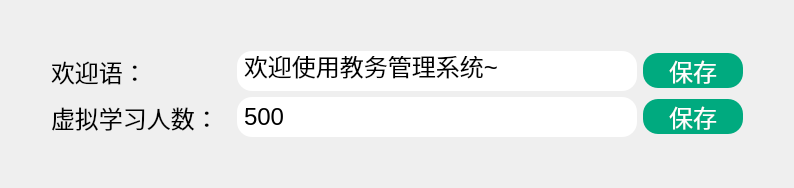
            <widget class="QWidget" name="page_9">
             <layout class="QHBoxLayout" name="horizontalLayout_49">
              <item>
               <layout class="QHBoxLayout" name="horizontalLayout_48">
                <item>
                 <spacer name="horizontalSpacer_5">
                  <property name="orientation">
                   <enum>Qt::Horizontal</enum>
                  </property>
                  <property name="sizeHint" stdset="0">
                   <size>
                    <width>40</width>
                    <height>20</height>
                   </size>
                  </property>
                 </spacer>
                </item>
                <item>
                 <layout class="QVBoxLayout" name="verticalLayout_34">
                  <item>
                   <spacer name="verticalSpacer_41">
                    <property name="orientation">
                     <enum>Qt::Vertical</enum>
                    </property>
                    <property name="sizeHint" stdset="0">
                     <size>
                      <width>20</width>
                      <height>40</height>
                     </size>
                    </property>
                   </spacer>
                  </item>
                  <item>
                   <layout class="QHBoxLayout" name="horizontalLayout_46">
                    <item>
                     <widget class="QLabel" name="label_45">
                      <property name="minimumSize">
                       <size>
                        <width>180</width>
                        <height>0</height>
                       </size>
                      </property>
                      <property name="font">
                       <font>
                        <pointsize>18</pointsize>
                       </font>
                      </property>
                      <property name="text">
                       <string>欢迎语：</string>
                      </property>
                     </widget>
                    </item>
                    <item>
                     <widget class="QLineEdit" name="lineEdit_2">
                      <property name="minimumSize">
                       <size>
                        <width>400</width>
                        <height>0</height>
                       </size>
                      </property>
                      <property name="font">
                       <font>
                        <pointsize>18</pointsize>
                       </font>
                      </property>
                      <property name="styleSheet">
                       <string notr="true">border-radius:15px;
padding:5px;
background-color:rgb(255,255,255);</string>
                      </property>
                      <property name="text">
                       <string>欢迎使用教务管理系统~</string>
                      </property>
                     </widget>
                    </item>
                    <item>
                     <widget class="QPushButton" name="pushButton_14">
                      <property name="minimumSize">
                       <size>
                        <width>100</width>
                        <height>0</height>
                       </size>
                      </property>
                      <property name="font">
                       <font>
                        <pointsize>18</pointsize>
                       </font>
                      </property>
                      <property name="styleSheet">
                       <string notr="true">QPushButton{
	color:rgb(255,255,255);
	border-radius:15px;
	background-color:rgb(0,170,127);
}
QPushButton:hover{
	background-color:rgb(0,194,142);	
}
QPushButton:pressed{
	background-color:rgb(0,141,103);	
}</string>
                      </property>
                      <property name="text">
                       <string>保存</string>
                      </property>
                     </widget>
                    </item>
                   </layout>
                  </item>
                  <item>
                   <layout class="QHBoxLayout" name="horizontalLayout_47">
                    <item>
                     <widget class="QLabel" name="label_46">
                      <property name="minimumSize">
                       <size>
                        <width>180</width>
                        <height>0</height>
                       </size>
                      </property>
                      <property name="font">
                       <font>
                        <pointsize>18</pointsize>
                       </font>
                      </property>
                      <property name="text">
                       <string>虚拟学习人数：</string>
                      </property>
                     </widget>
                    </item>
                    <item>
                     <widget class="QLineEdit" name="lineEdit_3">
                      <property name="minimumSize">
                       <size>
                        <width>400</width>
                        <height>0</height>
                       </size>
                      </property>
                      <property name="font">
                       <font>
                        <pointsize>18</pointsize>
                       </font>
                      </property>
                      <property name="styleSheet">
                       <string notr="true">border-radius:15px;
padding:5px;
background-color:rgb(255,255,255);</string>
                      </property>
                      <property name="text">
                       <string>500</string>
                      </property>
                     </widget>
                    </item>
                    <item>
                     <widget class="QPushButton" name="pushButton_15">
                      <property name="minimumSize">
                       <size>
                        <width>100</width>
                        <height>0</height>
                       </size>
                      </property>
                      <property name="font">
                       <font>
                        <pointsize>18</pointsize>
                       </font>
                      </property>
                      <property name="styleSheet">
                       <string notr="true">QPushButton{
	color:rgb(255,255,255);
	border-radius:15px;
	background-color:rgb(0,170,127);
}
QPushButton:hover{
	background-color:rgb(0,194,142);	
}
QPushButton:pressed{
	background-color:rgb(0,141,103);	
}</string>
                      </property>
                      <property name="text">
                       <string>保存</string>
                      </property>
                     </widget>
                    </item>
                   </layout>
                  </item>
                  <item>
                   <spacer name="verticalSpacer_42">
                    <property name="orientation">
                     <enum>Qt::Vertical</enum>
                    </property>
                    <property name="sizeHint" stdset="0">
                     <size>
                      <width>20</width>
                      <height>40</height>
                     </size>
                    </property>
                   </spacer>
                  </item>
                 </layout>
                </item>
                <item>
                 <spacer name="horizontalSpacer_6">
                  <property name="orientation">
                   <enum>Qt::Horizontal</enum>
                  </property>
                  <property name="sizeHint" stdset="0">
                   <size>
                    <width>40</width>
                    <height>20</height>
                   </size>
                  </property>
                 </spacer>
                </item>
               </layout>
              </item>
             </layout>
            </widget>
